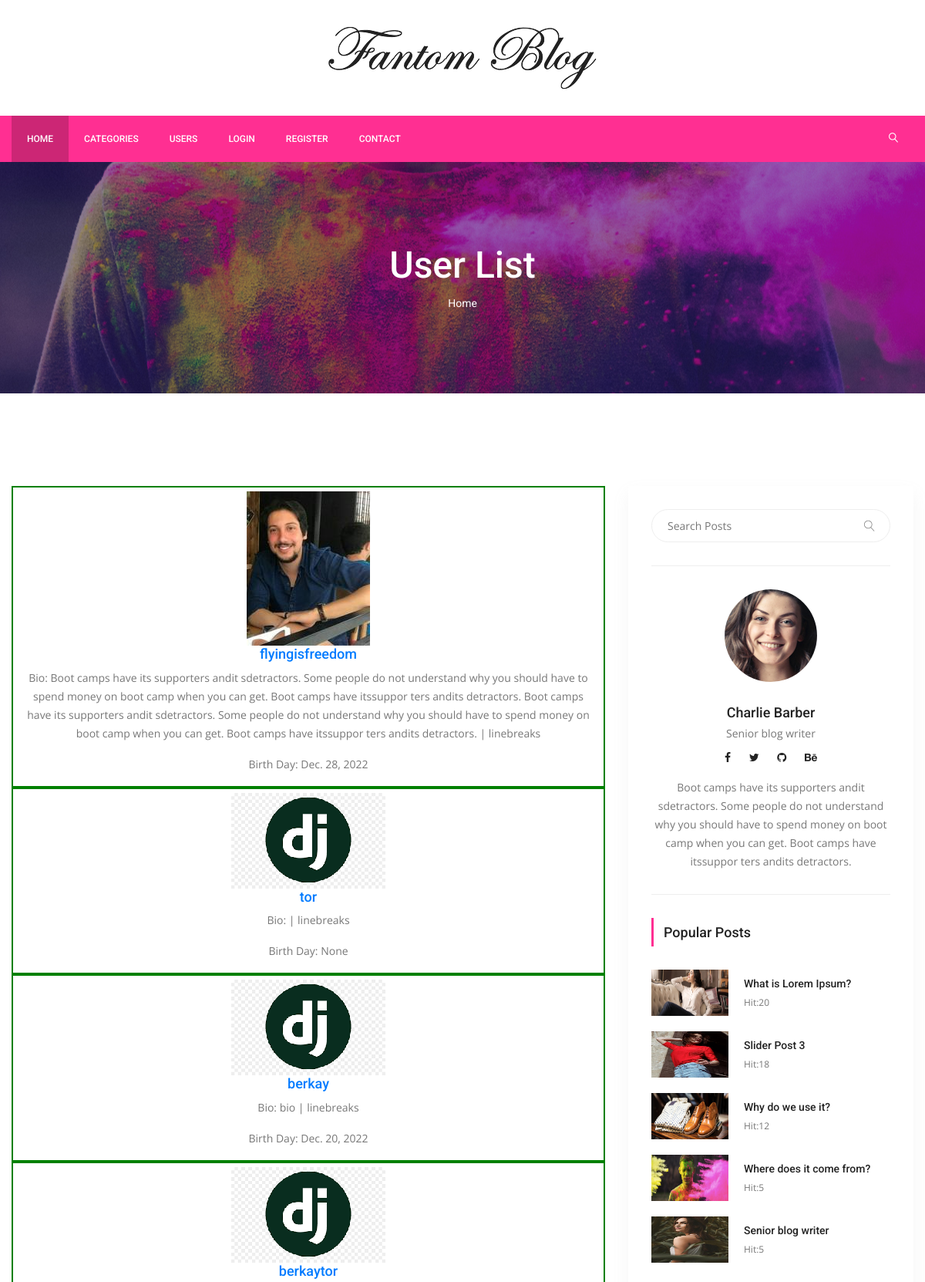
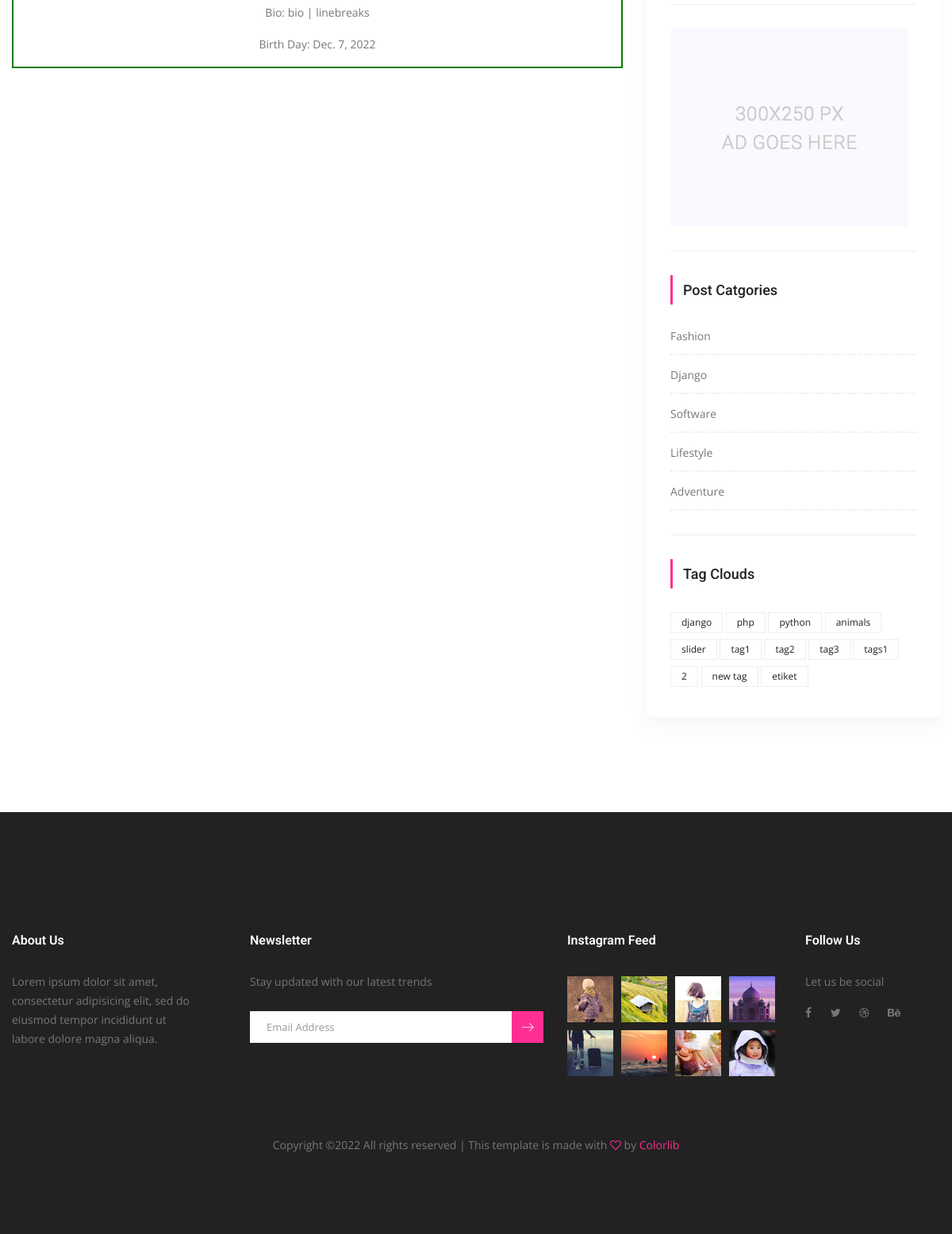
/users/, run on the app's committed database (2 pictures, top to bottom).
### users/models.py (models this page shows, shortened)
class UserProfile(models.Model):
    user = models.OneToOneField(settings.AUTH_USER_MODEL,on_delete=models.CASCADE)
    birth_day = models.DateField(null=True,blank=True)
    bio = models.TextField(max_length=1000,blank=True)
    image = models.ImageField(blank=True,null=True,default='users/django.png',upload_to='users',max_length=250)
    slug = models.SlugField(unique=True,editable=False)

### posts/models.py (models this page shows, shortened)
class Post(models.Model):
    title = models.CharField(max_length=150)
    content = models.TextField()
    publishing_date = models.DateTimeField(auto_now_add=True)
    image = models.ImageField(blank=True, null=True, upload_to='uploads/',default='uploads/blog-4.jpg')
    user = models.ForeignKey(settings.AUTH_USER_MODEL, on_delete=models.CASCADE, default=1)
    slug = models.SlugField(default="slug",editable=False)
    category = models.ForeignKey(Category,on_delete=models.CASCADE,default=1,related_name ='posts')
    tag = models.ManyToManyField(Tag,related_name="posts",blank=True)
    slider_posts = models.BooleanField(default=False)
    hit = models.PositiveIntegerField(default=0)

class Category(models.Model):
    title = models.CharField(max_length=250)
    slug = models.SlugField(editable=False)

class Tag(models.Model):
    title = models.CharField(max_length=50)
    slug = models.SlugField(editable=False)
    def __str__(self):
        return self.title

### users/views.py (the view)
# urls.py: path('',UserListView.as_view(),name='user_list'),
class UserListView(ListView):
    template_name = 'users/user-list.html'
    model = UserProfile
    context_object_name = 'users'
    paginate_by = 5
    def get_context_data(self, *, object_list=None, **kwargs):
        context = super(UserListView, self).get_context_data(**kwargs)
        return context

### posts/templatetags/custom_tags.py (called while the page is built)
@register.simple_tag(name="categories")
def all_categories():
    return Category.objects.all()

@register.simple_tag(name="tags")
def all_tags():
    return Tag.objects.all()

@register.simple_tag(name="hit_posts")
def hit_posts():
    return Post.objects.order_by('-hit')[:5]

### templates/users/user-list.html (shortened to what this page needs)
{% extends 'base.html' %}
{% load static %}
{% block content %}
        <section class="banner_area">
            <div class="banner_inner d-flex align-items-center">
            	<div class="overlay bg-parallax" data-stellar-ratio="0.9" data-stellar-vertical-offset="0" data-background=""></div>
				<div class="container">
					<div class="banner_content text-center">
						<h2>User List</h2>
						<div class="page_link">
							<a href="{% url 'index' }">Home</a>
					</div>
				</div>
            </div>
        </section>
        <section class="blog_area p_120">
            <div class="container">
                <div class="row">
                    <div class="col-lg-8">
                        <div class="blog_left_sidebar" style="text-align:center">
                            {% for user in users %}
							<div class="container" style="border-style:solid;border-width:2px;border-color:green">
								<img src="{{ user.image.url }}" style="margin-top:5px">
								<a href="{% url 'users:user_posts' pk=user.user.pk %}"><h4>{{ user.user.username }}</h4></a>
								<p>Bio: {{ user.bio }} | linebreaks</p>
								<p>Birth Day: {{ user.birth_day }}</p>
							</div>
                        </div>
                    </div>
                   {% include 'right_side.html' %}
                </div>
            </div>
        </section>
      {% endblock %}

### templates/base.html (shortened to what this page needs)
{% load static %}
{% load custom_tags %}
<!doctype html>
<html lang="en">
    <head>
        <link rel="stylesheet" href="{% static "css/bootstrap.css" %}">
        <link rel="stylesheet" href="{% static "vendors/linericon/style.css" %}">
        <link rel="stylesheet" href="{% static "css/font-awesome.min.css" %}">
        <link rel="stylesheet" href="{% static "vendors/owl-carousel/owl.carousel.min.css" %}">
        <link rel="stylesheet" href="{% static "vendors/lightbox/simpleLightbox.css" %}">
        <link rel="stylesheet" href="{% static "vendors/nice-select/css/nice-select.css" %}">
        <link rel="stylesheet" href="{% static "vendors/animate-css/animate.css" %}">
        <link rel="stylesheet" href="{% static "vendors/jquery-ui/jquery-ui.css" %}">
        <link rel="stylesheet" href="{% static "css/style.css" %}">
        <link rel="stylesheet" href="{% static "css/responsive.css" %}">
    </head>
    <body>
        <header class="header_area">
            <div class="logo_part">
            	<div class="container">
            		<a class="logo" href="{% url 'index' %}"><img src="{% static "img/logo.png" %}" alt=""></a>
            	</div>
            </div>
			<div class="main_menu">
				<nav class="navbar navbar-expand-lg navbar-light">
					<div class="container">
						<div class="collapse navbar-collapse offset" id="navbarSupportedContent">
							<ul class="nav navbar-nav menu_nav">
								<li class="nav-item active"><a class="nav-link" href="{% url 'index' %}">Home</a></li>
                                <li class="nav-item submenu dropdown">
									<a href="#" class="nav-link dropdown-toggle" data-toggle="dropdown" role="button" aria-haspopup="true" aria-expanded="false">Categories</a>
                                        {% categories as categories %}
								</li>
								<li class="nav-item"><a class="nav-link" href="{% url 'users:user_list' %}">Users</a></li>
								{% if user.is_authenticated %}
								<li class="nav-item submenu dropdown">
									<a href="#" class="nav-link dropdown-toggle" data-toggle="dropdown" role="button" aria-haspopup="true" aria-expanded="false">{{ user.username }}</a>
									<ul class="dropdown-menu">
										<li class="nav-item"><a class="nav-link" href="{% url 'create_post' %}">Add Post</a></li>
										<li class="nav-item"><a class="nav-link" href="{% url 'users:password_change' %}">Change Password</a></li>
										<li class="nav-item"><a class="nav-link" href="{% url 'users:myprofile' %}">Profile</a></li>
										<li class="nav-item"><a class="nav-link" href="{% url 'users:logout' %}">Log Out</a></li>
/									</ul>
								</li>
                                {% else %}
								<li class="nav-item"><a class="nav-link" href="{% url 'users:login' %}">Login</a></li>
								<li class="nav-item"><a class="nav-link" href="{% url 'users:register' %}">Register</a></li>
                                {% endif %}
                                <li class="nav-item"><a class="nav-link" href="#">Contact</a></li>
                            </ul>
							<ul class="nav navbar-nav navbar-right ml-auto">
								<li class="nav-item"><a href="#" class="search"><i class="lnr lnr-magnifier"></i></a></li>
							</ul>
						</div>
					</div>
				</nav>
			</div>
        </header>
    {% block content %}
	{% endblock %}
        <footer class="footer-area">
            <div class="container">
                <div class="row">
                    <div class="col-lg-3  col-md-6 col-sm-6">
                        <div class="single-footer-widget">
                            <h6 class="footer_title">About Us</h6>
                            <p>Lorem ipsum dolor sit amet, consectetur adipisicing elit, sed do eiusmod tempor incididunt ut labore dolore magna aliqua.</p>
                        </div>
                    </div>
                    <div class="col-lg-4 col-md-6 col-sm-6">
                        <div class="single-footer-widget">
                            <h6 class="footer_title">Newsletter</h6>
                            <p>Stay updated with our latest trends</p>
                            <div id="mc_embed_signup">
                                <form target="_blank" action="https://spondonit.us12.list-manage.com/subscribe/post?u=1462626880ade1ac87bd9c93a&amp;id=92a4423d01" method="get" class="subscribe_form relative">
                                    <div class="input-group d-flex flex-row">
                                        <input name="EMAIL" placeholder="Email Address" onfocus="this.placeholder = ''" onblur="this.placeholder = 'Email Address '" required="" type="email">
                                        <button class="btn sub-btn"><span class="lnr lnr-arrow-right"></span></button>
                                    </div>
                                </form>
                            </div>
                        </div>
                    </div>
                    <div class="col-lg-3 col-md-6 col-sm-6">
                        <div class="single-footer-widget instafeed">
                            <h6 class="footer_title">Instagram Feed</h6>
                            <ul class="list instafeed d-flex flex-wrap">
                                <li><img src="{% static "img/instagram/Image-01.jpg" %}" alt=""></li>
                                <li><img src="{% static "img/instagram/Image-02.jpg" %}" alt=""></li>
                                <li><img src="{% static "img/instagram/Image-03.jpg" %}" alt=""></li>
                                <li><img src="{% static "img/instagram/Image-04.jpg" %}" alt=""></li>
                                <li><img src="{% static "img/instagram/Image-05.jpg" %}" alt=""></li>
                                <li><img src="{% static "img/instagram/Image-06.jpg" %}" alt=""></li>
                                <li><img src="{% static "img/instagram/Image-07.jpg" %}" alt=""></li>
                                <li><img src="{% static "img/instagram/Image-08.jpg" %}" alt=""></li>
                            </ul>
                        </div>
                    </div>
                    <div class="col-lg-2 col-md-6 col-sm-6">
                        <div class="single-footer-widget f_social_wd">
                            <h6 class="footer_title">Follow Us</h6>
                            <p>Let us be social</p>
                            <div class="f_social">
                            	<a href="#"><i class="fa fa-facebook"></i></a>
								<a href="#"><i class="fa fa-twitter"></i></a>
								<a href="#"><i class="fa fa-dribbble"></i></a>
								<a href="#"><i class="fa fa-behance"></i></a>
                            </div>
                        </div>
                    </div>
                </div>
                <div class="row footer-bottom d-flex justify-content-between align-items-center">
                    <p class="col-lg-12 footer-text text-center">
Copyright &copy;<script>document.write(new Date().getFullYear());</script> All rights reserved | This template is made with <i class="fa fa-heart-o" aria-hidden="true"></i> by <a href="https://colorlib.com" target="_blank">Colorlib</a>
</p>
                </div>
            </div>
        </footer>
    </body>
</html>

### templates/right_side.html (shortened to what this page needs)
{% load static %}
{% load custom_tags %}
<div class="col-lg-4">
                        <div class="blog_right_sidebar">
                            <aside class="single_sidebar_widget search_widget">
                                <form action="{% url 'search' %}" method = "get">
                                <div class="input-group">
                                    <input type="text" class="form-control" placeholder="Search Posts" name="q">
                                    <span class="input-group-btn">
                                        <button class="btn btn-default" type="button"><i class="lnr lnr-magnifier"></i></button>
                                    </span>
                                </div></form>
                                <div class="br"></div>
                            </aside>
                            <aside class="single_sidebar_widget author_widget">
                                <img class="author_img rounded-circle" src="{% static "img/blog/author.png" %}" alt="">
                                <h4>Charlie Barber</h4>
                                <p>Senior blog writer</p>
                                <div class="social_icon">
                                    <a href="#"><i class="fa fa-facebook"></i></a>
                                    <a href="#"><i class="fa fa-twitter"></i></a>
                                    <a href="#"><i class="fa fa-github"></i></a>
                                    <a href="#"><i class="fa fa-behance"></i></a>
                                </div>
                                <p>Boot camps have its supporters andit sdetractors. Some people do not understand why you should have to spend money on boot camp when you can get. Boot camps have itssuppor ters andits detractors.</p>
                                <div class="br"></div>
                            </aside>
                            <aside class="single_sidebar_widget popular_post_widget">
                                <h3 class="widget_title">Popular Posts</h3>
                                {% hit_posts as posts %}
                                {% for post in posts %}
                                <div class="media post_item">
                                    <img src="{{ post.image.url }}" alt="post"style="width:100px;height:60px">
                                    <div class="media-body">
                                        <a href="{% url 'detail' pk=post.pk slug=post.slug %}"><h3>{{ post.title }}</h3></a>
                                        <p>Hit:{{ post.hit }}</p>
                                    </div>
                                </div>
                                {% endfor %}
                                <div class="br"></div>
                            </aside>
                            <aside class="single_sidebar_widget">
                                <a href="#"><img class="img-fluid" src="{% static "img/blog/add.jpg" %}" alt=""></a>
                                <div class="br"></div>
                            </aside>
                            <aside class="single_sidebar_widget post_category_widget">
                                <h4 class="widget_title">Post Catgories</h4>
                                <ul class="list cat-list">
                                    {% categories as categories %}
                                    {% for category in categories %}
                                    <li>
                                        <a href="{% url 'category_detail' pk=category.id slug=category.slug %}" class="d-flex justify-content-between">
                                            <p>{{ category.title }}</p>
                                        </a>
                                    </li>
                                    {% endfor %}
                                </ul>
                                <div class="br"></div>
                            </aside>
                            <aside class="single-sidebar-widget tag_cloud_widget">
                                <h4 class="widget_title">Tag Clouds</h4>
                                <ul class="list">
                                    {% tags as tags %}
                                    {% for tag in tags %}
                                    <li><a href="{% url 'tag_detail' tag.slug %}">{{ tag }}</a></li>
                                    {% endfor %}
                                </ul>
                            </aside>
                        </div>
                    </div>

### static/css/responsive.css (style rules this page uses)
@media (max-width:1619px) { .header_area .navbar .search { margin-left: 40px; } }

### data on the page
UserProfile: image (picture), user.username "flyingisfreedom", bio "Boot camps have its supporters andit sdetractors. Some people do not understand why you should have to spend money on boot camp when you can get. Boot camps have itssuppor ters andits detractors. Boot camps have its supporters andit sdetractors. Some people do not understand why you should have to spend money on boot camp when you can get. Boot camps have itssuppor ters andits detractors.", birth_day "Dec. 28, 2022"
UserProfile: image (picture), user.username "tor", birth_day "None"
UserProfile: image (picture), user.username "berkay", bio "bio", birth_day "Dec. 20, 2022"
UserProfile: image (picture), user.username "berkaytor", bio "bio", birth_day "Dec. 7, 2022"
Post: image (picture), title "What is Lorem Ipsum?", hit "20"
Post: image (picture), title "Slider Post 3", hit "18"
Post: image (picture), title "Why do we use it?", hit "12"
Post: image (picture), title "Where does it come from?", hit "5"
Post: image (picture), title "Senior blog writer", hit "5"
Category: title "Fashion"
Category: title "Django"
Category: title "Software"
Category: title "Lifestyle"
Category: title "Adventure"
Tag: title "django"
Tag: title "php"
Tag: title "python"
Tag: title "animals"
Tag: title "slider"
Tag: title "tag1"
Tag: title "tag2"
Tag: title "tag3"
Tag: title "tags1"
Tag: title "2"
Tag: title "new tag"
Tag: title "etiket"
